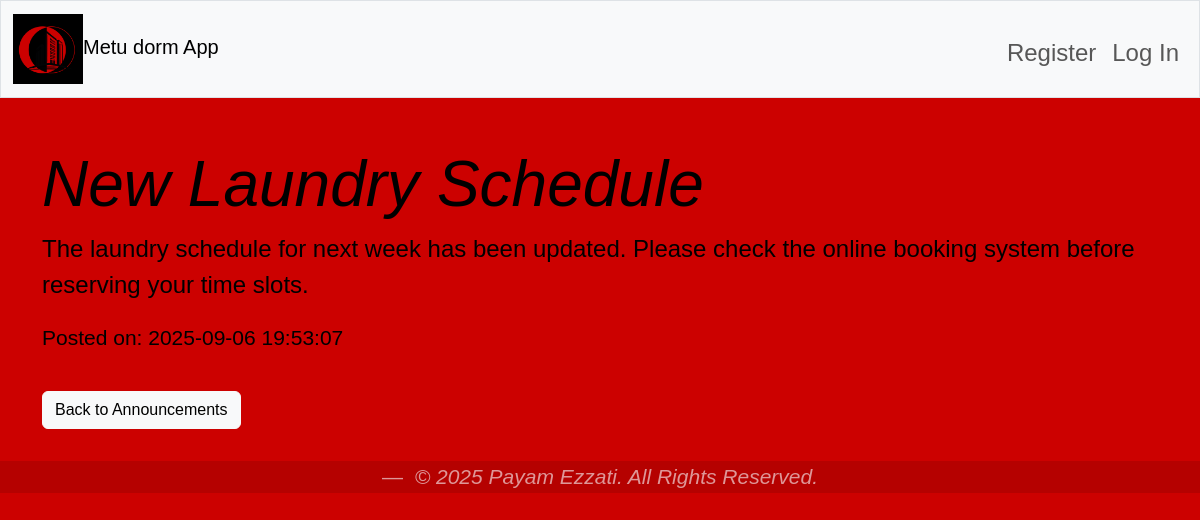
The page /announcement/5 on the database its author committed.
### tables this page shows
CREATE TABLE announcements(
            id INTEGER PRIMARY KEY AUTOINCREMENT,
            user_id INTEGER NOT NULL,
            title TEXT,
            message TEXT,
            created_at TIMESTAMP DEFAULT CURRENT_TIMESTAMP,
            FOREIGN KEY (user_id) REFERENCES userss(id)
        );

### app.py (the view)
@app.route("/announcement/<int:announcement_id>")
def announcement(announcement_id):
    db = get_db()
    row = db.execute(
        "SELECT * FROM announcements WHERE id = ?", (announcement_id,)
    ).fetchone()
    if row is None:
        return apology("Announcement not found", 404)
    return render_template("announcements_detail.html", row=row)

### app.py (called while the page is built)
def get_db():
    if "db" not in g:
        g.db = sqlite3.connect(DATABASE)
        g.db.row_factory = sqlite3.Row
    return g.db

### templates/announcements_detail.html (shortened to what this page needs)
{% extends "layout.html" %}
{% block main %}
    <h2 class="display-3"><em>{{row["title"]}}</em></h2>
    <p>{{row["message"]}}</p>
    <small>Posted on: {{row["created_at"]}}</small>
    <br><br>
    <a href="{{ url_for('announcements') }}" class="btn btn-light">Back to Announcements</a>
{% endblock %}

### static/styles.css (style rules this page uses)
* { box-sizing: border-box; }
body { padding-bottom: 5px; background-color: #cc0100; font-family: Arial, sans-serif; color: #000000; font-size: 1.5rem; font-weight: 400; line-height: 1.5; margin: 0; }
a { color: rgb(0, 0, 0); background-color: transparent; text-decoration: none; }

### rows shown on the page
announcements: title "New Laundry Schedule", message "The laundry schedule for next week has been updated. Please check the online booking system before reserving your time slots.", created_at "2025-09-06 19:53:07"
